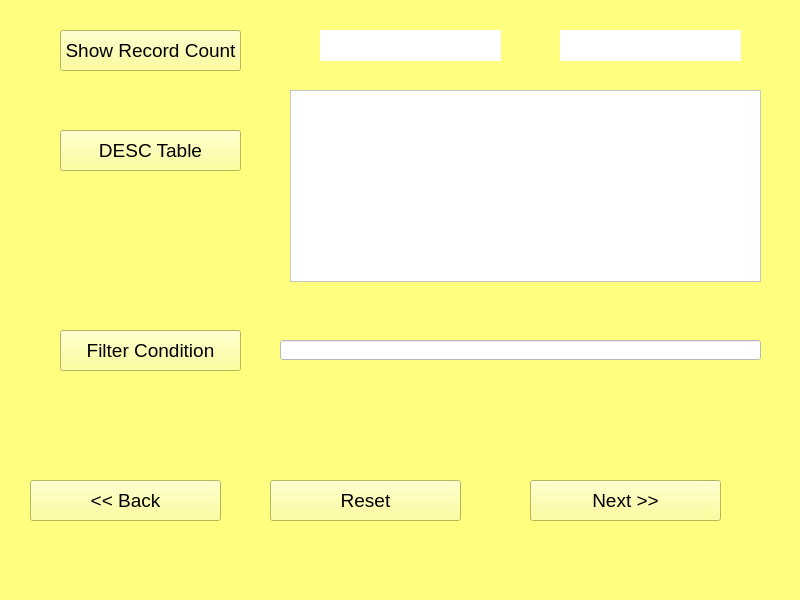
<?xml version="1.0" encoding="UTF-8"?>
<ui version="4.0">
 <class>Table_Info_MainWindow</class>
 <widget class="QMainWindow" name="Table_Info_MainWindow">
  <property name="geometry">
   <rect>
    <x>0</x>
    <y>0</y>
    <width>800</width>
    <height>600</height>
   </rect>
  </property>
  <property name="windowTitle">
   <string>MySQL-Table Info Information</string>
  </property>
  <property name="styleSheet">
   <string notr="true">background-color: rgb(255, 255, 127);</string>
  </property>
  <widget class="QWidget" name="centralwidget">
   <widget class="QPushButton" name="show_count_in_table_info_pushButton">
    <property name="geometry">
     <rect>
      <x>60</x>
      <y>30</y>
      <width>181</width>
      <height>41</height>
     </rect>
    </property>
    <property name="font">
     <font>
      <pointsize>14</pointsize>
     </font>
    </property>
    <property name="text">
     <string>Show Record Count</string>
    </property>
   </widget>
   <widget class="QLabel" name="show_count_in_table_info_label">
    <property name="geometry">
     <rect>
      <x>560</x>
      <y>30</y>
      <width>181</width>
      <height>31</height>
     </rect>
    </property>
    <property name="styleSheet">
     <string notr="true">background-color: rgb(255, 255, 255);</string>
    </property>
    <property name="text">
     <string/>
    </property>
   </widget>
   <widget class="QPushButton" name="desc_table_in_table_info_pushButton">
    <property name="geometry">
     <rect>
      <x>60</x>
      <y>130</y>
      <width>181</width>
      <height>41</height>
     </rect>
    </property>
    <property name="font">
     <font>
      <pointsize>14</pointsize>
     </font>
    </property>
    <property name="text">
     <string>DESC Table</string>
    </property>
   </widget>
   <widget class="QPushButton" name="back_in_table_info_pushButton">
    <property name="geometry">
     <rect>
      <x>30</x>
      <y>480</y>
      <width>191</width>
      <height>41</height>
     </rect>
    </property>
    <property name="font">
     <font>
      <pointsize>14</pointsize>
     </font>
    </property>
    <property name="statusTip">
     <string>Go back to table page</string>
    </property>
    <property name="text">
     <string>&lt;&lt; Back</string>
    </property>
   </widget>
   <widget class="QPushButton" name="reset_in_table_info_pushButton">
    <property name="geometry">
     <rect>
      <x>270</x>
      <y>480</y>
      <width>191</width>
      <height>41</height>
     </rect>
    </property>
    <property name="font">
     <font>
      <pointsize>14</pointsize>
     </font>
    </property>
    <property name="statusTip">
     <string>Reset all fields</string>
    </property>
    <property name="text">
     <string>Reset</string>
    </property>
   </widget>
   <widget class="QPushButton" name="next_in_table_info_pushButton">
    <property name="geometry">
     <rect>
      <x>530</x>
      <y>480</y>
      <width>191</width>
      <height>41</height>
     </rect>
    </property>
    <property name="font">
     <font>
      <pointsize>14</pointsize>
     </font>
    </property>
    <property name="statusTip">
     <string>More info on table (record-wise)</string>
    </property>
    <property name="text">
     <string>Next &gt;&gt;</string>
    </property>
   </widget>
   <widget class="QLabel" name="show_tname_in_table_info_label">
    <property name="geometry">
     <rect>
      <x>320</x>
      <y>30</y>
      <width>181</width>
      <height>31</height>
     </rect>
    </property>
    <property name="styleSheet">
     <string notr="true">background-color: rgb(255, 255, 255);</string>
    </property>
    <property name="text">
     <string/>
    </property>
   </widget>
   <widget class="QLineEdit" name="filter_cond_in_table_info_lineEdit">
    <property name="geometry">
     <rect>
      <x>280</x>
      <y>340</y>
      <width>481</width>
      <height>20</height>
     </rect>
    </property>
    <property name="styleSheet">
     <string notr="true">background-color: rgb(255, 255, 255);</string>
    </property>
   </widget>
   <widget class="QPushButton" name="filter_cond_in_table_info_pushButton">
    <property name="geometry">
     <rect>
      <x>60</x>
      <y>330</y>
      <width>181</width>
      <height>41</height>
     </rect>
    </property>
    <property name="font">
     <font>
      <pointsize>14</pointsize>
     </font>
    </property>
    <property name="text">
     <string>Filter Condition</string>
    </property>
   </widget>
   <widget class="QTableWidget" name="desc_table_tableWidget">
    <property name="geometry">
     <rect>
      <x>290</x>
      <y>90</y>
      <width>471</width>
      <height>192</height>
     </rect>
    </property>
    <property name="styleSheet">
     <string notr="true">background-color: rgb(255, 255, 255);</string>
    </property>
   </widget>
  </widget>
  <widget class="QMenuBar" name="menubar">
   <property name="geometry">
    <rect>
     <x>0</x>
     <y>0</y>
     <width>800</width>
     <height>20</height>
    </rect>
   </property>
  </widget>
  <widget class="QStatusBar" name="statusbar"/>
 </widget>
 <resources/>
 <connections/>
</ui>
